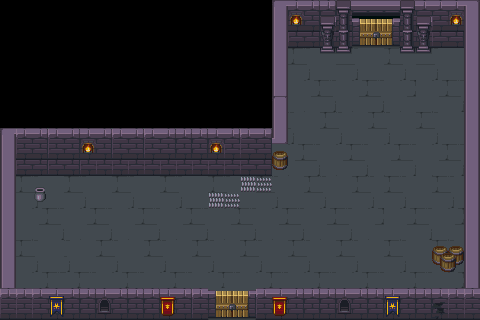

The image is a tile-based game level rendered from a .tmx file. Its description and complete source (layers, tilesets, objects, tile grids) follow:
An orthogonal 30x20 tile map with 16x16 px tiles, 5 tile layers (ground, doors, walls, wall_decorations, ...).

<map version="1.8" tiledversion="1.8.5" orientation="orthogonal" renderorder="right-down" width="30" height="20" tilewidth="16" tileheight="16" infinite="0" nextlayerid="9" nextobjectid="1">
 <tileset firstgid="1" source="images/tilemap/dunjeon16x16.tsx" />
 <layer id="4" name="ground" width="30" height="20">
  <data encoding="csv">
0,0,0,0,0,0,0,0,0,0,0,0,0,0,0,0,0,0,0,0,0,0,0,0,0,0,0,0,0,0,
0,0,0,0,0,0,0,0,0,0,0,0,0,0,0,0,0,0,0,0,0,0,0,0,0,0,0,0,0,0,
0,0,0,0,0,0,0,0,0,0,0,0,0,0,0,0,0,0,0,0,0,0,0,0,0,0,0,0,0,0,
0,0,0,0,0,0,0,0,0,0,0,0,0,0,0,0,0,0,203,204,205,203,204,205,203,204,203,204,205,0,
0,0,0,0,0,0,0,0,0,0,0,0,0,0,0,0,0,0,227,228,229,227,228,229,227,228,227,228,229,0,
0,0,0,0,0,0,0,0,0,0,0,0,0,0,0,0,0,0,251,252,253,251,252,253,251,252,251,252,253,0,
0,0,0,0,0,0,0,0,0,0,0,0,0,0,0,0,0,0,275,276,277,275,276,277,275,276,275,276,277,0,
0,0,0,0,0,0,0,0,0,0,0,0,0,0,0,0,0,203,204,205,203,204,205,203,204,205,203,204,205,0,
0,0,0,0,0,0,0,0,0,0,0,0,0,0,0,0,0,227,228,229,227,228,229,227,228,229,227,228,229,0,
0,0,0,0,0,0,0,0,0,0,0,0,0,0,0,0,0,251,252,253,251,252,253,251,252,253,251,252,253,0,
0,0,0,0,0,0,0,0,0,0,0,0,0,0,0,0,0,275,276,277,275,276,277,275,276,277,275,276,277,0,
0,203,204,205,203,204,205,203,204,205,203,204,205,203,204,205,203,204,205,203,204,205,203,204,203,204,205,203,204,205,
0,227,228,229,227,228,229,227,228,229,227,228,229,227,228,229,227,228,229,227,228,229,227,228,227,228,229,227,228,229,
0,251,252,253,251,252,253,251,252,253,251,252,253,251,252,253,251,252,253,251,252,253,251,252,251,252,253,251,252,253,
0,275,276,277,275,276,277,275,276,277,275,276,277,275,276,277,275,276,277,275,276,277,275,276,275,276,277,275,276,277,
0,203,204,205,204,205,203,204,205,203,204,205,203,204,205,203,204,205,203,204,205,203,204,205,203,204,205,203,204,205,
0,227,228,229,228,229,227,228,229,227,228,229,227,228,229,227,228,229,227,228,229,227,228,229,227,228,229,227,228,229,
0,251,252,253,252,253,251,252,253,251,252,253,251,252,253,251,252,253,251,252,253,251,252,253,251,252,253,251,252,253,
0,275,276,277,276,277,275,276,277,275,276,277,275,246,246,246,246,246,246,276,277,275,276,277,275,276,277,275,276,277,
0,0,0,0,0,0,0,0,0,0,0,0,0,0,0,0,246,0,0,0,0,0,0,0,0,0,0,0,0,0
</data>
 </layer>
 <layer id="8" name="doors" width="30" height="20">
  <data encoding="csv">
0,0,0,0,0,0,0,0,0,0,0,0,0,0,0,0,0,0,0,0,0,0,0,0,0,0,0,0,0,0,
0,0,0,0,0,0,0,0,0,0,0,0,0,0,0,0,0,0,0,0,0,0,121,122,123,0,0,0,0,0,
0,0,0,0,0,0,0,0,0,0,0,0,0,0,0,0,0,0,0,0,0,0,145,146,147,0,0,0,0,0,
0,0,0,0,0,0,0,0,0,0,0,0,0,0,0,0,0,0,0,0,0,0,0,0,0,0,0,0,0,0,
0,0,0,0,0,0,0,0,0,0,0,0,0,0,0,0,0,0,0,0,0,0,0,0,0,0,0,0,0,0,
0,0,0,0,0,0,0,0,0,0,0,0,0,0,0,0,0,0,0,0,0,0,0,0,0,0,0,0,0,0,
0,0,0,0,0,0,0,0,0,0,0,0,0,0,0,0,0,0,0,0,0,0,0,0,0,0,0,0,0,0,
0,0,0,0,0,0,0,0,0,0,0,0,0,0,0,0,0,0,0,0,0,0,0,0,0,0,0,0,0,0,
0,0,0,0,0,0,0,0,0,0,0,0,0,0,0,0,0,0,0,0,0,0,0,0,0,0,0,0,0,0,
0,0,0,0,0,0,0,0,0,0,0,0,0,0,0,0,0,0,0,0,0,0,0,0,0,0,0,0,0,0,
0,0,0,0,0,0,0,0,0,0,0,0,0,0,0,0,0,0,0,0,0,0,0,0,0,0,0,0,0,0,
0,0,0,0,0,0,0,0,0,0,0,0,0,0,0,0,0,0,0,0,0,0,0,0,0,0,0,0,0,0,
0,0,0,0,0,0,0,0,0,0,0,0,0,0,0,0,0,0,0,0,0,0,0,0,0,0,0,0,0,0,
0,0,0,0,0,0,0,0,0,0,0,0,0,0,0,0,0,0,0,0,0,0,0,0,0,0,0,0,0,0,
0,0,0,0,0,0,0,0,0,0,0,0,0,0,0,0,0,0,0,0,0,0,0,0,0,0,0,0,0,0,
0,0,0,0,0,0,0,0,0,0,0,0,0,0,0,0,0,0,0,0,0,0,0,0,0,0,0,0,0,0,
0,0,0,0,0,0,0,0,0,0,0,0,0,0,0,0,0,0,0,0,0,0,0,0,0,0,0,0,0,0,
0,0,0,0,0,0,0,0,0,0,0,0,0,0,0,0,0,0,0,0,0,0,0,0,0,0,0,0,0,0,
0,0,0,0,0,0,0,0,0,0,0,0,0,169,170,171,0,0,0,0,0,0,0,0,0,0,0,0,0,0,
0,0,0,0,0,0,0,0,0,0,0,0,0,193,194,195,0,0,0,0,0,0,0,0,0,0,0,0,0,0
</data>
 </layer>
 <layer id="1" name="walls" width="30" height="20">
  <data encoding="csv">
0,0,0,0,0,0,0,0,0,0,0,0,0,0,0,0,0,3,26,26,26,6,10,10,10,6,4,4,4,5,
0,0,0,0,0,0,0,0,0,0,0,0,0,0,0,0,0,27,50,50,9,30,0,0,0,30,9,49,50,27,
0,0,0,0,0,0,0,0,0,0,0,0,0,0,0,0,0,27,49,50,33,30,0,0,0,30,33,49,50,27,
0,0,0,0,0,0,0,0,0,0,0,0,0,0,0,0,0,27,0,0,57,54,0,0,0,54,57,0,0,27,
0,0,0,0,0,0,0,0,0,0,0,0,0,0,0,0,0,27,0,0,0,0,0,0,0,0,0,0,0,27,
0,0,0,0,0,0,0,0,0,0,0,0,0,0,0,0,0,27,0,0,0,0,0,0,0,0,0,0,0,27,
0,0,0,0,0,0,0,0,0,0,0,0,0,0,0,0,0,53,0,0,0,0,0,0,0,0,0,0,0,27,
0,0,0,0,0,0,0,0,0,0,0,0,0,0,0,0,0,27,0,0,0,0,0,0,0,0,0,0,0,27,
3,25,26,25,26,25,26,25,26,25,26,26,26,25,26,25,26,1073741829,0,0,0,0,0,0,0,0,0,0,0,27,
27,49,50,49,50,49,50,49,50,49,50,50,50,49,49,49,50,0,0,0,0,0,0,0,0,0,0,0,0,27,
27,49,50,49,50,49,49,49,49,49,49,49,49,49,49,49,50,0,0,0,0,0,0,0,0,0,0,0,0,27,
27,0,0,0,0,0,0,0,0,0,0,0,0,0,0,0,0,0,0,0,0,0,0,0,0,0,0,0,0,27,
27,0,0,0,0,0,0,0,0,0,0,0,0,0,0,0,0,0,0,0,0,0,0,0,0,0,0,0,0,27,
27,0,0,0,0,0,0,0,0,0,0,0,0,0,0,0,0,0,0,0,0,0,0,0,0,0,0,0,0,27,
27,0,0,0,0,0,0,0,0,0,0,0,0,0,0,0,0,0,0,0,0,0,0,0,0,0,0,0,0,27,
27,0,0,0,0,0,0,0,0,0,0,0,0,0,0,0,0,0,0,0,0,0,0,0,0,0,0,0,0,27,
27,0,0,0,0,0,0,0,0,0,0,0,0,0,0,0,0,0,0,0,0,0,0,0,0,0,0,0,0,27,
27,0,0,0,0,0,0,0,0,0,0,0,0,0,0,0,0,0,0,0,0,0,0,0,0,0,0,0,0,27,
25,25,25,26,26,26,26,26,26,26,26,26,25,0,0,0,25,25,26,26,26,26,26,26,26,26,26,26,25,25,
49,49,49,50,50,50,50,50,50,50,50,50,49,0,0,0,49,49,50,50,50,50,50,50,50,50,50,50,49,49
</data>
 </layer>
 <layer id="2" name="wall_decorations" width="30" height="20">
  <data encoding="csv">
0,0,0,0,0,0,0,0,0,0,0,0,0,0,0,0,0,0,81,0,0,0,0,0,0,0,0,0,81,0,
0,0,0,0,0,0,0,0,0,0,0,0,0,0,0,0,0,0,105,0,0,0,0,0,0,0,0,0,105,0,
0,0,0,0,0,0,0,0,0,0,0,0,0,0,0,0,0,0,0,0,0,0,0,0,0,0,0,0,0,0,
0,0,0,0,0,0,0,0,0,0,0,0,0,0,0,0,0,0,0,0,0,0,0,0,0,0,0,0,0,0,
0,0,0,0,0,0,0,0,0,0,0,0,0,0,0,0,0,0,0,0,0,0,0,0,0,0,0,0,0,0,
0,0,0,0,0,0,0,0,0,0,0,0,0,0,0,0,0,0,0,0,0,0,0,0,0,0,0,0,0,0,
0,0,0,0,0,0,0,0,0,0,0,0,0,0,0,0,0,0,0,0,0,0,0,0,0,0,0,0,0,0,
0,0,0,0,0,0,0,0,0,0,0,0,0,0,0,0,0,0,0,0,0,0,0,0,0,0,0,0,0,0,
0,0,0,0,0,81,0,0,0,0,0,0,0,81,0,0,0,0,0,0,0,0,0,0,0,0,0,0,0,0,
0,0,0,0,0,105,0,0,0,0,0,0,0,105,0,0,0,0,0,0,0,0,0,0,0,0,0,0,0,0,
0,0,0,0,0,0,0,0,0,0,0,0,0,0,0,0,0,0,0,0,0,0,0,0,0,0,0,0,0,0,
0,0,0,0,0,0,0,0,0,0,0,0,0,0,0,0,0,0,0,0,0,0,0,0,0,0,0,0,0,0,
0,0,0,0,0,0,0,0,0,0,0,0,0,0,0,0,0,0,0,0,0,0,0,0,0,0,0,0,0,0,
0,0,0,0,0,0,0,0,0,0,0,0,0,0,0,0,0,0,0,0,0,0,0,0,0,0,0,0,0,0,
0,0,0,0,0,0,0,0,0,0,0,0,0,0,0,0,0,0,0,0,0,0,0,0,0,0,0,0,0,0,
0,0,0,0,0,0,0,0,0,0,0,0,0,0,0,0,0,0,0,0,0,0,0,0,0,0,0,0,0,0,
0,0,0,0,0,0,0,0,0,0,0,0,0,0,0,0,0,0,0,0,0,0,0,0,0,0,0,0,0,0,
0,0,0,0,0,0,0,0,0,0,0,0,0,0,0,0,0,0,0,0,0,0,0,0,0,0,0,0,0,0,
0,0,0,78,0,0,77,0,0,0,79,0,0,0,0,0,0,79,0,0,0,77,0,0,78,0,0,0,0,0,
0,0,0,102,0,0,101,0,0,0,103,0,0,0,0,0,0,103,0,0,0,101,0,0,102,0,0,0,0,0
</data>
 </layer>
 <layer id="3" name="objects" width="30" height="20">
  <data encoding="csv">
0,0,0,0,0,0,0,0,0,0,0,0,0,0,0,0,0,0,0,0,0,0,0,0,0,0,0,0,0,0,
0,0,0,0,0,0,0,0,0,0,0,0,0,0,0,0,0,0,0,0,0,0,0,0,0,0,0,0,0,0,
0,0,0,0,0,0,0,0,0,0,0,0,0,0,0,0,0,0,0,0,0,0,0,0,0,0,0,0,0,0,
0,0,0,0,0,0,0,0,0,0,0,0,0,0,0,0,0,0,0,0,0,0,0,0,0,0,0,0,0,0,
0,0,0,0,0,0,0,0,0,0,0,0,0,0,0,0,0,0,0,0,0,0,0,0,0,0,0,0,0,0,
0,0,0,0,0,0,0,0,0,0,0,0,0,0,0,0,0,0,0,0,0,0,0,0,0,0,0,0,0,0,
0,0,0,0,0,0,0,0,0,0,0,0,0,0,0,0,0,0,0,0,0,0,0,0,0,0,0,0,0,0,
0,0,0,0,0,0,0,0,0,0,0,0,0,0,0,0,0,0,0,0,0,0,0,0,0,0,0,0,0,0,
0,0,0,0,0,0,0,0,0,0,0,0,0,0,0,0,0,0,0,0,0,0,0,0,0,0,0,0,0,0,
0,0,0,0,0,0,0,0,0,0,0,0,0,0,0,0,0,128,0,0,0,0,0,0,0,0,0,0,0,0,
0,0,0,0,0,0,0,0,0,0,0,0,0,0,0,0,0,152,0,0,0,0,0,0,0,0,0,0,0,0,
0,0,130,0,0,0,0,0,0,0,0,0,0,0,0,61,62,0,0,0,0,0,0,0,0,0,0,0,0,0,
0,0,154,0,0,0,0,0,0,0,0,0,0,61,62,0,0,0,0,0,0,0,0,0,0,0,0,0,0,0,
0,0,0,0,0,0,0,0,0,0,0,0,0,0,0,0,0,0,0,0,0,0,0,0,0,0,0,0,0,0,
0,0,0,0,0,0,0,0,0,0,0,0,0,0,0,0,0,0,0,0,0,0,0,0,0,0,0,0,0,0,
0,0,0,0,0,0,0,0,0,0,0,0,0,0,0,0,0,0,0,0,0,0,0,0,0,0,0,133,134,0,
0,0,0,0,0,0,0,0,0,0,0,0,0,0,0,0,0,0,0,0,0,0,0,0,0,0,0,157,158,0,
0,0,0,0,0,0,0,0,0,0,0,0,0,0,0,0,0,0,0,0,0,0,0,0,0,0,0,0,0,0,
0,0,0,0,0,0,0,0,0,0,0,0,0,0,0,0,0,0,0,0,0,0,0,0,0,0,0,75,0,0,
0,0,0,0,0,0,0,0,0,0,0,0,0,0,0,0,0,0,0,0,0,0,0,0,0,0,0,99,0,0
</data>
 </layer>
</map>
